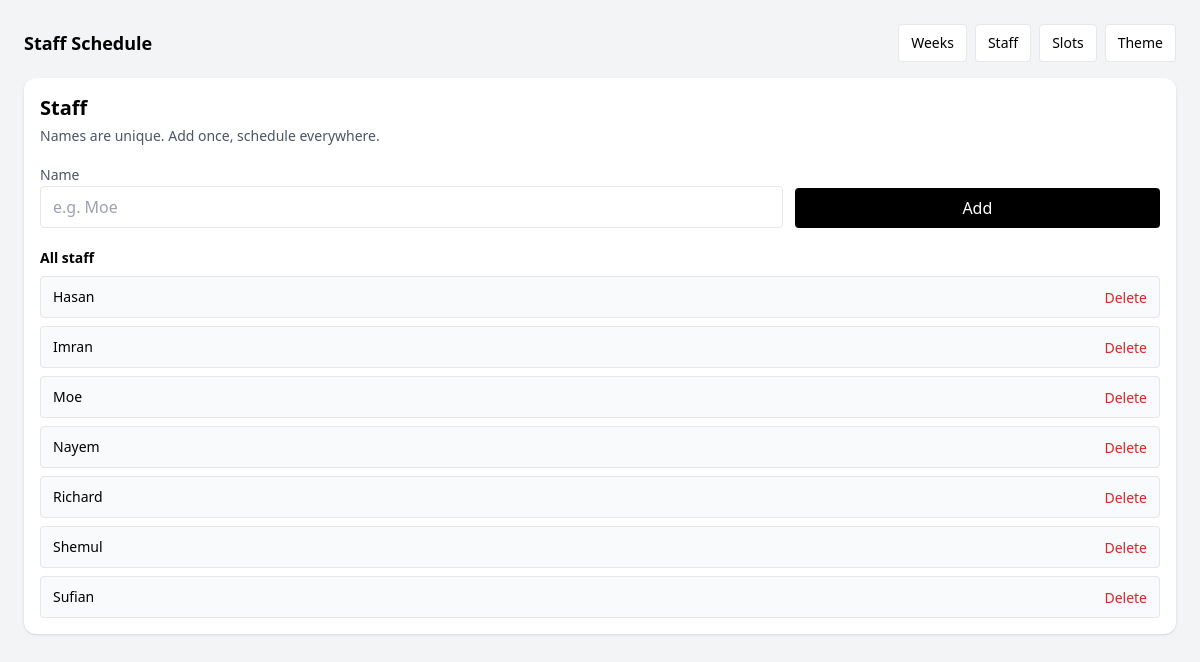
Screenshot of /schedule/staff/ with the database file from the repository.
### scheduling/models.py (models this page shows, shortened)
class Staff(models.Model):
    name = models.CharField(max_length=80, unique=True)
    created_at = models.DateTimeField(default=_now)
    updated_at = models.DateTimeField(default=_now)

### scheduling/views.py (the view, shortened to what this page needs)
# urls.py: path("staff/", views.staff_page, name="staff"),
def staff_page(request):
    error = ""
    staff = Staff.objects.order_by("name")
    return render(request, "scheduling/staff.html", {
        "staff": staff,
        "error": error,
        "theme": _get_theme(),
    })

### scheduling/views.py (called while the page is built)
def _get_theme():
    theme = ScheduleTheme.objects.order_by("id").first()
    if not theme:
        theme = ScheduleTheme.objects.create()
    return theme

### scheduling/templates/scheduling/staff.html (shortened to what this page needs)
{% extends "scheduling/base.html" %}
{% block content %}
<div class="bg-white rounded-xl shadow p-4">
    <h1 class="text-xl font-semibold">Staff</h1>
    <p class="text-sm text-gray-600 mt-1">Names are unique. Add once, schedule everywhere.</p>
    <form method="post" class="mt-4 grid grid-cols-1 sm:grid-cols-3 gap-3 items-end">
        <div class="sm:col-span-2">
            <label class="text-sm text-gray-600">Name</label>
            <input name="name" class="w-full rounded border px-3 py-2" placeholder="e.g. Moe">
        </div>
        <button name="add_staff" value="1" class="rounded bg-black text-white px-4 py-2">
            Add
        </button>
    </form>
    <div class="mt-5">
        <h2 class="font-semibold text-sm">All staff</h2>
        <div class="mt-2 space-y-2">
            {% for s in staff %}
                <div class="flex items-center justify-between rounded border bg-gray-50 px-3 py-2">
                    <div class="text-sm">{{ s.name }}</div>
                    <form method="post" action="/schedule/staff/{{ s.id }}/delete/">
                        <button class="text-sm text-red-600 hover:underline">Delete</button>
                    </form>
                </div>
            {% empty %}
                <div class="text-sm text-gray-500">No staff yet.</div>
            {% endfor %}
        </div>
    </div>
</div>
{% endblock %}

### rows the page displays
Staff: name "Hasan"
Staff: name "Imran"
Staff: name "Moe"
Staff: name "Nayem"
Staff: name "Richard"
Staff: name "Shemul"
Staff: name "Sufian"
